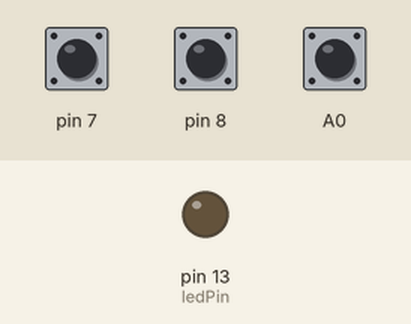
Recording of a sketch running on a simulated Arduino Uno, built with avr-gcc and run on an emulated ATmega328P. Shown: output pins drawn as LEDs (lit = HIGH). The inputs (shaded band) are chosen by the test bench; at power-on: A0 HIGH, pin 7 HIGH, pin 8 HIGH.

Above: at 1.2 s.
1.3 s: A0 pulled LOW for 0.15 s
At 1.37 s:
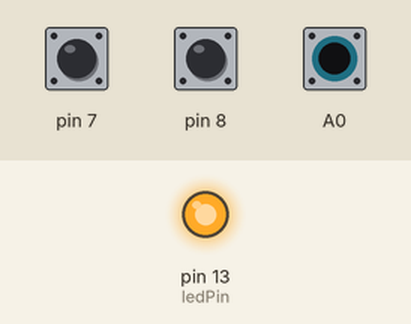
2.9 s: A0 pulled LOW for 3.2 s
At 7.3 s:
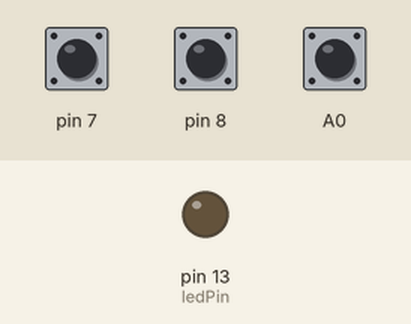
Timing chart, 0 to 8.8 s (numbered marks = the images above; inputs shaded):
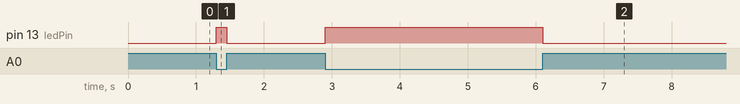

Measured:
- after the input at 1.3 s, pin 13 (ledPin): LOW → HIGH at once, → LOW 0.15 s later
- after the input at 2.9 s, pin 13 (ledPin): LOW → HIGH at once, → LOW 3.2 s later

The sketch:

Lab_9_Interrupt_.ino
```cpp
const byte ledPin = 13;
volatile byte state = LOW;

void setup(){
   pinMode(ledPin, OUTPUT);
   pinMode(A0, INPUT_PULLUP);
    pinMode(7, INPUT_PULLUP);
     pinMode(8, INPUT_PULLUP);
   PCMSK0 = B00000001;
   PCMSK1 = B00000001;//enable PCINT8 (A0)
   PCMSK2 = B10000000;
   PCIFR = B00000000; // clear all interrupt flags
   PCICR = B00000111; // enable PCIE1 group
   /* те саме, але по іншому записано:
   PCMSK1 = 1 << PCINT8;
   PCIFR = 0;
   PCICR = 1 << PCIE1;*/
}

void loop(){
   digitalWrite(ledPin, state);
}

ISR(PCINT1_vect) {
   state = !state;
}
```
